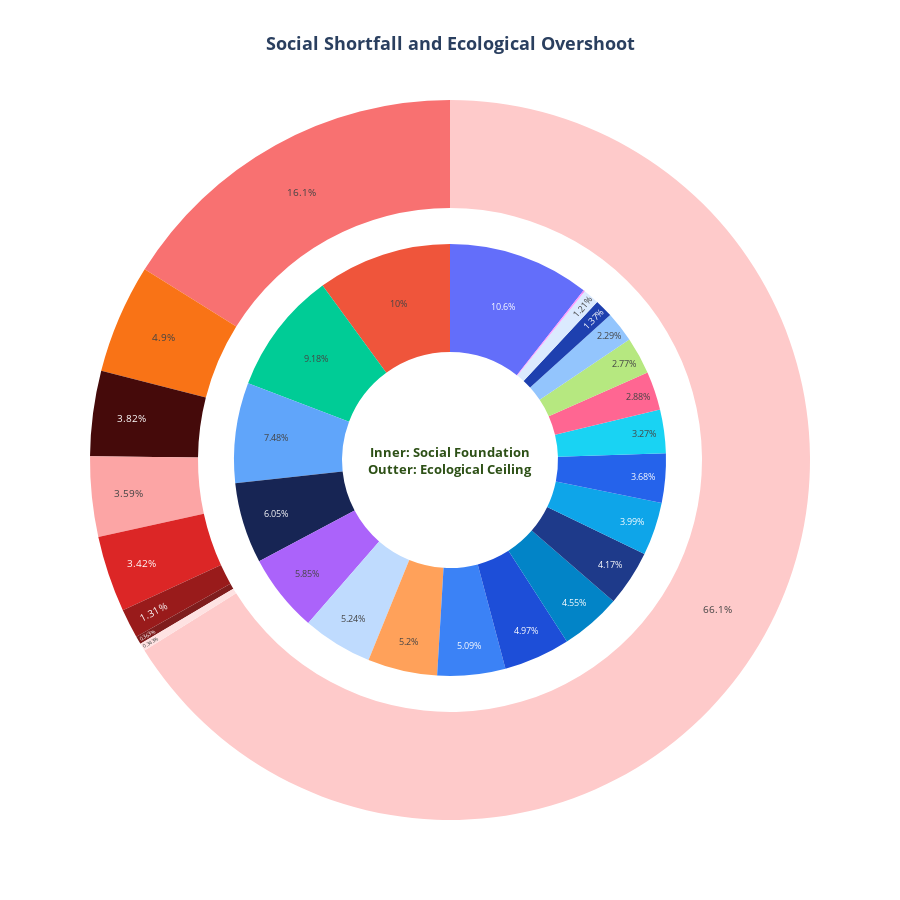

This figure's notebook cell:
### Markdown cell above
**Doughnut Plot**
<br>

### Code cell
def buildDoughnut():
    # Get the data
    eco_data = returnStartEndOvershootShortfall("eco")
    soc_data = returnStartEndOvershootShortfall("soc")
    
    # Extract end values (percentages)
    eco_values = [end for start, end in eco_data.values()]
    eco_labels = [eco_sandwich_index[key] for key in eco_data.keys()]
    
    soc_values = [end for start, end in soc_data.values()]
    soc_labels = [soc_footprint_index[key] for key in soc_data.keys()]
    
    # Create figure
    fig = go.Figure()
    
    # Inner ring - Social shortfall (smaller radius)
    fig.add_trace(go.Pie(
        labels=[f'{label}<br>({val:.1f}%)' for label, val in zip(soc_labels, soc_values)],
        values=soc_values,
        name="Social Shortfall",
        hole=0.5,
        domain={'x': [0.2, 0.8], 'y': [0.2, 0.8]},
        marker=dict(colors=['#3b82f6', '#60a5fa', '#93c5fd', '#bfdbfe', '#dbeafe', 
                            '#2563eb', '#1d4ed8', '#1e40af', '#1e3a8a', '#172554',
                            '#0ea5e9', '#0284c7']),
        hovertemplate='<b>%{label}</b><extra></extra>',
        textposition='inside',
        textfont=dict(size=9)
    ))
    
    # Outer ring - Ecological overshoot (larger radius)
    fig.add_trace(go.Pie(
        labels=[f'{label}<br>({val:.1f}%)' for label, val in zip(eco_labels, eco_values)],
        values=eco_values,
        name="Ecological Overshoot",
        hole=0.7,
        domain={'x': [0, 1], 'y': [0, 1]},
        marker=dict(colors=['#ef4444', '#f87171', '#fca5a5', '#fecaca', '#fee2e2',
                            '#dc2626', '#b91c1c', '#991b1b', '#7f1d1d', '#450a0a',
                            '#f97316', '#ea580c', '#c2410c']),
        hovertemplate='<b>%{label}</b><extra></extra>',
        textposition='inside',
        textfont=dict(size=10),
    ))
    
    # Add center annotation
    fig.add_annotation(
        text="<b>Inner: Social Foundation<br>Outter: Ecological Ceiling</b>",
        x=0.5, y=0.5,
        font=dict(size=13, color='#2d5016'),
        showarrow=False
    )
    
    fig.update_layout(
        title=dict(
            text="<b>Social Shortfall and Ecological Overshoot</b>",
            x=0.5,
            xanchor='center',
            font=dict(size=18)
        ),
        showlegend=False,
        height=900,
        width=900
    )


    fig.show()

buildDoughnut()

### Figure 1 — Plotly figure (JSON) as saved in the notebook; plotly's stock layout.template omitted (floating-point values rounded to 4 significant figures)
{"data": [{"domain": {"x": [0.2, 0.8], "y": [0.2, 0.8]}, "hole": 0.5, "hovertemplate": "<b>%{label}</b><extra></extra>", "labels": ["Lack of internet<br>(35.8%)", "Lack of public transport<br>(52.7%)", "Illiteracy Rate<br>(16.2%)", "Incomplete Secondary School<br>(36.9%)", "Lack of electricity<br>(8.5%)", "Lack of clean fuels indoors<br>(25.9%)", "Gender Inequality<br>(35.0%)", "Undernourished<br>(9.6%)", "Food insecurity<br>(29.4%)", "Under-5 mortality<br>(42.6%)", "Lack of health services<br>(28.1%)", "Slums or informal housing<br>(32.1%)", "Societal poverty<br>(0.7%)", "Youth NEET<br>(20.3%)", "Perceptions of corruption<br>(74.8%)", "Homicide Rate<br>(19.5%)", "Autocratic regimes<br>(70.8%)", "Lack of social support<br>(23.0%)", "Income inequality<br>(64.7%)", "Unsafe drinking water<br>(36.6%)", "Unsafe sanitation<br>(41.2%)"], "marker": {"colors": ["#3b82f6", "#60a5fa", "#93c5fd", "#bfdbfe", "#dbeafe", "#2563eb", "#1d4ed8", "#1e40af", "#1e3a8a", "#172554", "#0ea5e9", "#0284c7"]}, "name": "Social Shortfall", "textfont": {"size": 9}, "textposition": "inside", "type": "pie", "values": [35.82, 52.71, 16.15, 36.91, 8.51, 25.92, 35, 9.62, 29.36, 42.62, 28.07, 32.07, 0.73, 20.31, 74.78, 19.52, 70.76, 23.01, 64.67, 36.64, 41.17]}, {"domain": {"x": [0, 1], "y": [0, 1]}, "hole": 0.7, "hovertemplate": "<b>%{label}</b><extra></extra>", "labels": ["Aerosol optical depth<br>(0.0%)", "Species extinction<br>(900.0%)", "Human appropriation of energy production<br>(200.5%)", "Hazardous chemicals production<br>(3693.3%)", "CO2 concentration<br>(19.2%)", "Radioactive forcing<br>(191.0%)", "Blue-water flows<br>(0.0%)", "Soil moisture<br>(73.4%)", "Forest area<br>(20.3%)", "Nitrogen pollution<br>(213.4%)", "Phosphorus pollution<br>(273.7%)", "Aragonite saturation<br>(0.0%)", "Stratospheric ozone concentration<br>(0.0%)"], "marker": {"colors": ["#ef4444", "#f87171", "#fca5a5", "#fecaca", "#fee2e2", "#dc2626", "#b91c1c", "#991b1b", "#7f1d1d", "#450a0a", "#f97316", "#ea580c", "#c2410c"]}, "name": "Ecological Overshoot", "textfont": {"size": 10}, "textposition": "inside", "type": "pie", "values": [0, 900, 200.5, 3693.0, 19.16, 191, 0, 73.42, 20.27, 213.4, 273.7, 0, 0]}], "layout": {"annotations": [{"font": {"color": "#2d5016", "size": 13}, "showarrow": false, "text": "<b>Inner: Social Foundation<br>Outter: Ecological Ceiling</b>", "x": 0.5, "y": 0.5}], "height": 900, "showlegend": false, "title": {"font": {"size": 18}, "text": "<b>Social Shortfall and Ecological Overshoot</b>", "x": 0.5, "xanchor": "center"}, "width": 900}}
